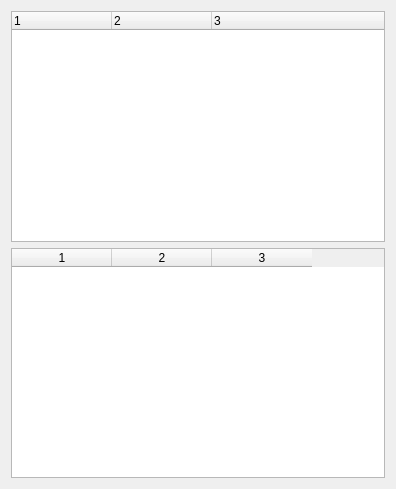
<?xml version="1.0" encoding="UTF-8"?>
<ui version="4.0">
 <class>snowgui::instrumentdisplay</class>
 <widget class="QWidget" name="snowgui::instrumentdisplay">
  <property name="geometry">
   <rect>
    <x>0</x>
    <y>0</y>
    <width>396</width>
    <height>489</height>
   </rect>
  </property>
  <property name="windowTitle">
   <string>Form</string>
  </property>
  <layout class="QVBoxLayout" name="verticalLayout">
   <item>
    <widget class="QTreeWidget" name="componentTree">
     <property name="columnCount">
      <number>3</number>
     </property>
     <column>
      <property name="text">
       <string notr="true">1</string>
      </property>
     </column>
     <column>
      <property name="text">
       <string notr="true">2</string>
      </property>
     </column>
     <column>
      <property name="text">
       <string notr="true">3</string>
      </property>
     </column>
    </widget>
   </item>
   <item>
    <widget class="QTableWidget" name="propertyTable">
     <property name="columnCount">
      <number>3</number>
     </property>
     <column/>
     <column/>
     <column/>
    </widget>
   </item>
  </layout>
 </widget>
 <resources/>
 <connections/>
</ui>
